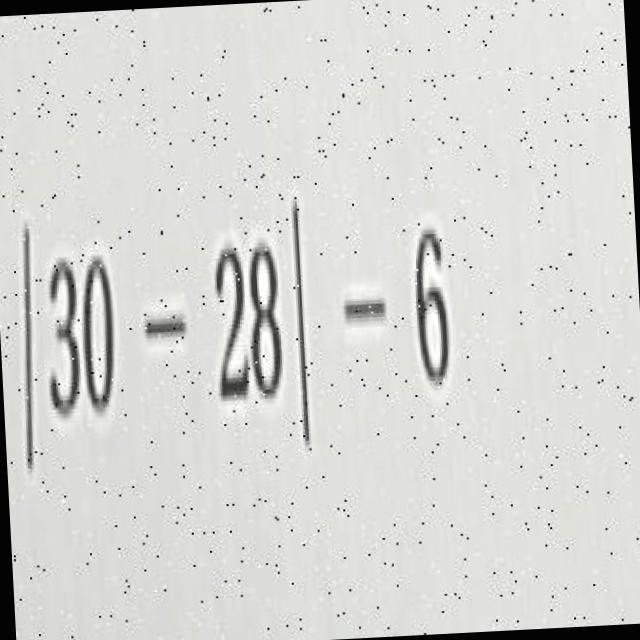
#> input picture compare_model/test/1063_jpg.rf.aba6b96b1213eed693519cf05ed655cb.jpg, 640 x 640 px
$ jupyter execute --allow-errors main.ipynb
#> lines starting #> are read from the running program, lines starting #| are printed output that depends on the picture; after the words box and inside, x2 and y2 are one past the last pixel; in counts of white or black regions, pixels touching at a corner belong together
[cell 1]
import cv2
import pytesseract
import numpy as np

def preprocess_image(image_path):
    # Read the image
    image = cv2.imread(image_path)
#> image is the input picture: shape (640, 640, 3); mean B, G, R 210.8, 214.4, 213.9

    # Check if image is loaded successfully
    if image is None:
        print(f"Error: Unable to read image at {image_path}")
        return None

    # Convert to grayscale
    gray = cv2.cvtColor(image, cv2.COLOR_BGR2GRAY)

    # Increase contrast by histogram equalization
    gray = cv2.equalizeHist(gray)
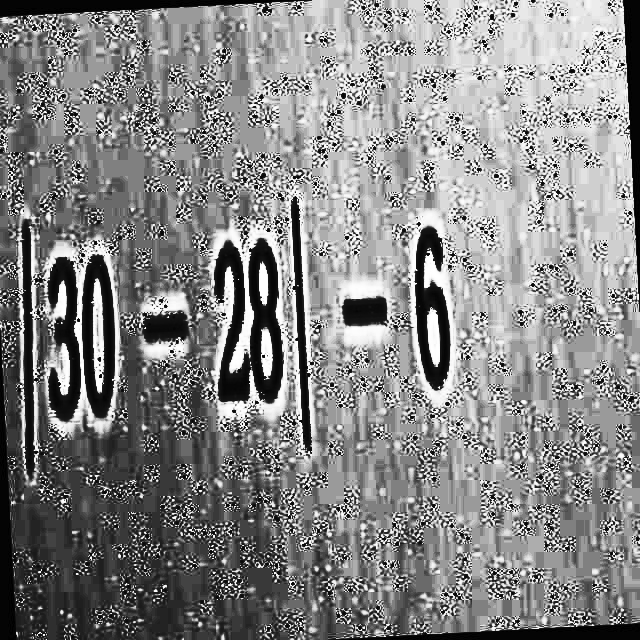
#> gray: shape (640, 640); min 0, max 255, mean 133.5

    # Apply Gaussian blur to reduce noise
    # blurred = cv2.GaussianBlur(gray, (5, 5), 0)

    # Perform edge detection to highlight text regions
    edges = cv2.Canny(gray, 50, 150)
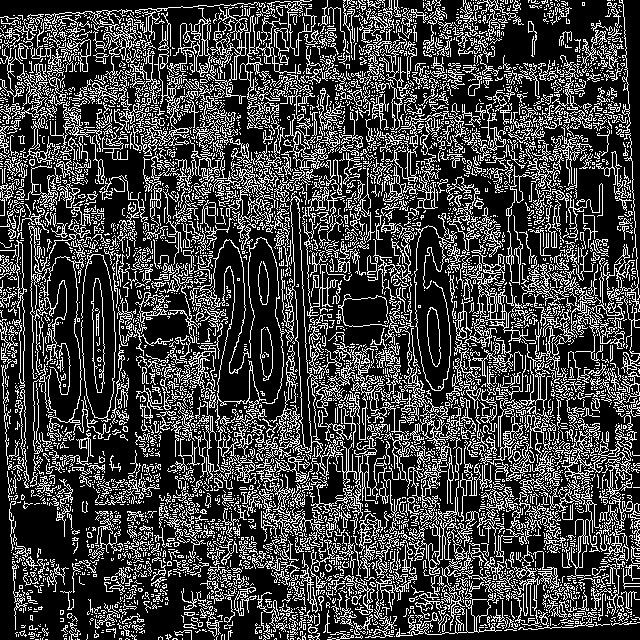
#> edges: shape (640, 640); 26% white in thin lines or dots

    # Dilate and erode to strengthen text lines
    dilated = cv2.dilate(edges, None, iterations=1)
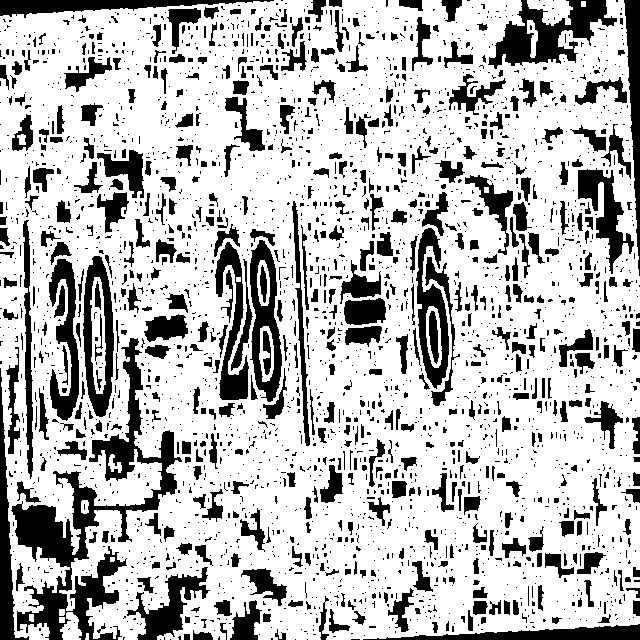
#> dilated: shape (640, 640); 73.4% white; 2851 black regions (2281 under 20 px), largest, box (x1, y1, x2, y2) and area: (11, 338, 182, 640) 11278, (488, 0, 617, 69) 3924, (250, 240, 282, 402) 2500
    eroded = cv2.erode(dilated, None, iterations=1)
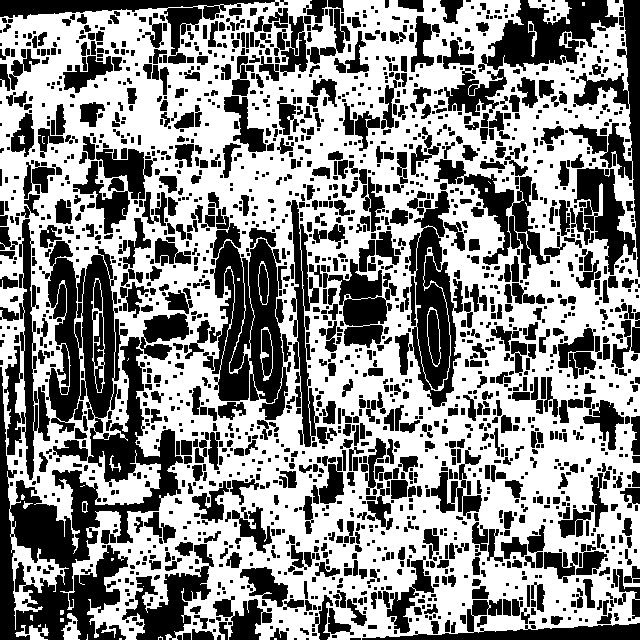
#> eroded: shape (640, 640); 55.1% white; 2032 black regions (1116 under 20 px), largest, box (x1, y1, x2, y2) and area: (0, 241, 183, 640) 27850, (203, 209, 288, 420) 10155, (395, 191, 463, 407) 6620

    # Use adaptive thresholding for binarization
    # thresh = cv2.adaptiveThreshold(
    #     eroded, 255,
    #     cv2.ADAPTIVE_THRESH_GAUSSIAN_C,
    #     cv2.THRESH_BINARY, 11, 2
    # )

    return edges

def extract_text_from_image(image_path):
    # Preprocess the image
    processed_image = preprocess_image(image_path)

    # Check if preprocessing returned None
    if processed_image is None:
        return "Error: Image processing failed."

    # Display the preprocessed image (optional)
    cv2.imshow("Preprocessed Image", processed_image)
    cv2.waitKey(0)  # Wait for a key press to close the window
    # cv2.destroyAllWindows()

    # Optional: Save the preprocessed image to see how it looks
    cv2.imwrite('preprocessed_output.png', processed_image)

    # Use Tesseract with configuration options
    custom_config = r'--oem 3 --psm 6'  # OCR Engine Mode (oem), Page Segmentation Mode (psm)
    extracted_text = pytesseract.image_to_string(processed_image, config=custom_config, lang='eng')

    return extracted_text

# File paths for your images
image_paths = [
    'test/1063_jpg.rf.aba6b96b1213eed693519cf05ed655cb.jpg',
]

# Extract text from each image
#> (the rest of this cell did not finish here and is left out)
